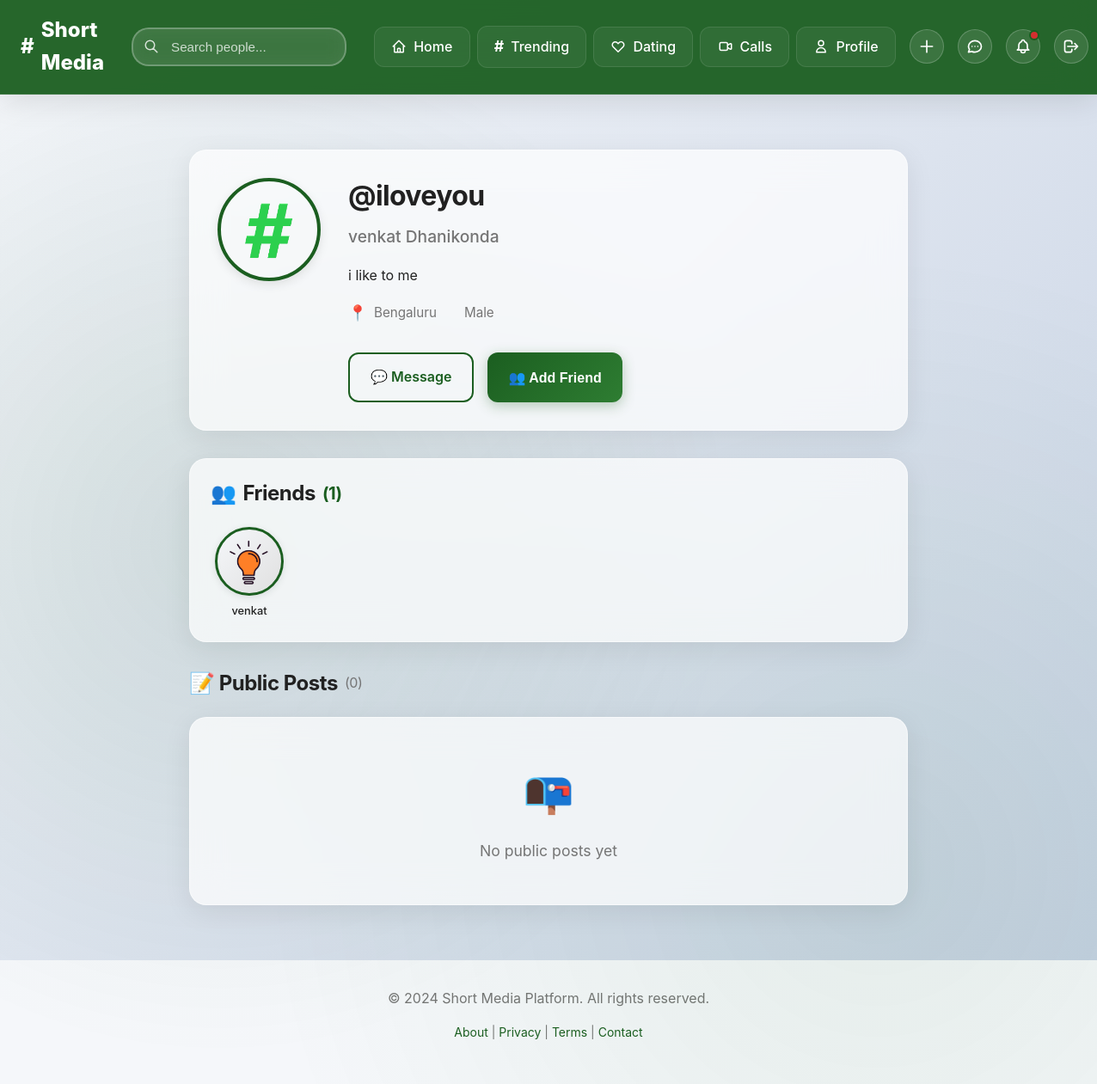
Screenshot of /users/iloveyou/ (signed in) with the database file from the repository.
### users/models.py (models this page shows, shortened)
class UserProfile(TimeStampedModel):
    user = models.OneToOneField(
        settings.AUTH_USER_MODEL,
        on_delete=models.CASCADE,
        related_name='profile'
    )
    bio = models.TextField(max_length=500, blank=True, default='')
    profile_picture = models.ImageField(
        upload_to='profile_pictures/',
        null=True,
        blank=True
    )
    date_of_birth = models.DateField(null=True, blank=True)
    gender = models.CharField(
        max_length=20,
        choices=[
            ('male', 'Male'),
            ('female', 'Female'),
            ('other', 'Other'),
            ('prefer_not_to_say', 'Prefer not to say'),
        ],
        blank=True,
        default=''
    )
    location = models.CharField(max_length=100, blank=True, default='')
    interests = models.JSONField(default=list, blank=True)
    relationship_status = models.CharField(
        max_length=20,
        choices=[
            ('single', 'Single'),
            ('in_relationship', 'In a Relationship'),
            ('engaged', 'Engaged'),
            ('married', 'Married'),
            ('complicated', 'It\'s Complicated'),
            ('open_relationship', 'In an Open Relationship'),
            ('prefer_not_to_say', 'Prefer not to say'),
        ],
        blank=True,
        default=''
    )
    blocked_users = models.ManyToManyField(
        settings.AUTH_USER_MODEL,
        related_name='blocked_by',
        blank=True
    )
    show_in_dating_search = models.BooleanField(default=True)  # Appear in dating search
    friends_list_privacy = models.CharField(
        max_length=20,
        choices=[
            ('PUBLIC', 'Public'),
            ('FRIENDS', 'Friends Only'),
            ('PRIVATE', 'Private'),
        ],
        default='PUBLIC'
    )
    dating_list_privacy = models.CharField(
        max_length=20,
        choices=[
            ('PUBLIC', 'Public'),
            ('FRIENDS', 'Friends Only'),
            ('PRIVATE', 'Private'),
        ],
        default='FRIENDS'
    )
    posts_count = models.IntegerField(default=0)
    followers_count = models.IntegerField(default=0)
    following_count = models.IntegerField(default=0)
    class Meta:
        db_table = 'user_profiles'
        verbose_name = 'User Profile'
        verbose_name_plural = 'User Profiles'
    def get_friends(self):
        from messaging.models import Friendship
        sent_friendships = Friendship.objects.filter(
            sender=self.user,
            status='ACCEPTED'
        ).select_related('receiver')
        received_friendships = Friendship.objects.filter(
            receiver=self.user,
            status='ACCEPTED'
        ).select_related('sender')
        friends = []
        for friendship in sent_friendships:
            friends.append(friendship.receiver)
        for friendship in received_friendships:
            friends.append(friendship.sender)
        return friends

class User(AbstractUser):
    email = models.EmailField(unique=True, db_index=True)
    username = models.CharField(max_length=50, unique=True, db_index=True)
    is_verified = models.BooleanField(default=False)
    is_online = models.BooleanField(default=False)
    last_seen = models.DateTimeField(null=True, blank=True)
    USERNAME_FIELD = 'email'
    REQUIRED_FIELDS = ['username']
    class Meta:
        db_table = 'users'
        verbose_name = 'User'
        verbose_name_plural = 'Users'
        ordering = ['-date_joined']

### messaging/models.py (models this page shows, shortened)
class Friendship(TimeStampedModel):
    STATUS_CHOICES = [
        ('PENDING', 'Pending'),
        ('ACCEPTED', 'Accepted'),
        ('REJECTED', 'Rejected'),
        ('BLOCKED', 'Blocked'),
    ]
    sender = models.ForeignKey(
        settings.AUTH_USER_MODEL,
        on_delete=models.CASCADE,
        related_name='sent_friend_requests'
    )
    receiver = models.ForeignKey(
        settings.AUTH_USER_MODEL,
        on_delete=models.CASCADE,
        related_name='received_friend_requests'
    )
    status = models.CharField(
        max_length=20,
        choices=STATUS_CHOICES,
        default='PENDING'
    )
    class Meta:
        db_table = 'friendships'
        verbose_name = 'Friendship'
        verbose_name_plural = 'Friendships'
        unique_together = ['sender', 'receiver']
        indexes = [
            models.Index(fields=['sender', 'status']),
            models.Index(fields=['receiver', 'status']),
        ]

### users/views.py (the view)
# urls.py: path('<str:username>/', views.user_profile_view, name='user_profile'),
@login_required
@require_http_methods(["GET"])
def user_profile_view(request, username):
    from django.contrib.auth import get_user_model
    from django.shortcuts import get_object_or_404
    from django.db.models import Q
    from posts.models import Post, PostVisibility
    from dating.models import MatchRequest, MatchStatus
    User = get_user_model()
    profile_user = get_object_or_404(User, username=username)
    posts = Post.objects.filter(
        author=profile_user,
        visibility=PostVisibility.PUBLIC
    ).order_by('-created_at')[:20]
    existing_request = MatchRequest.objects.filter(
        Q(sender=request.user, receiver=profile_user) |
        Q(sender=profile_user, receiver=request.user)
    ).first()
    user_liked_post_ids = list(request.user.likes.values_list('post_id', flat=True))
    context = {
        'profile_user': profile_user,
        'profile': profile_user.profile,
        'posts': posts,
        'user_liked_post_ids': user_liked_post_ids,
        'existing_request': existing_request,
        'is_own_profile': request.user == profile_user,
    }
    return render(request, 'users/user_profile.html', context)

### templates/users/user_profile.html (shortened to what this page needs)
{% extends 'base.html' %}
{% load static %}
{% block content %}
<div class="container" style="max-width: 900px; margin: 2rem auto;">
    <div class="card profile-header-card" style="margin-bottom: 2rem; padding: 1.5rem;">
        <div style="display: flex; align-items: start; gap: 2rem; flex-wrap: wrap;">
            <div style="flex-shrink: 0;">
                {% if profile.profile_picture %}
                <img src="{{ profile.profile_picture.url }}" alt="{{ profile_user.username }}" style="width: 120px; height: 120px; border-radius: 50%; object-fit: cover; border: 4px solid var(--primary-green); box-shadow: 0 4px 12px rgba(0,0,0,0.1);">
                {% endif %}
            </div>
            <div style="flex: 1; min-width: 300px;">
                <h1 style="margin: 0 0 0.75rem 0; font-size: 2rem; font-weight: 700;">
                    @{{ profile_user.username }}
                </h1>
                {% if profile_user.first_name or profile_user.last_name %}
                <p style="margin: 0 0 0.75rem 0; color: var(--text-secondary); font-size: 1.2rem; font-weight: 500;">
                    {{ profile_user.first_name }} {{ profile_user.last_name }}
                </p>
                {% endif %}
                {% if profile.bio %}
                <p style="margin: 1rem 0; line-height: 1.7; color: var(--text-primary); font-size: 1rem;">
                    {{ profile.bio }}
                </p>
                {% endif %}
                <div style="display: flex; gap: 2rem; flex-wrap: wrap; margin-top: 1rem; color: var(--text-secondary); font-size: 0.95rem;">
                    {% if profile.location %}
                    <div style="display: flex; align-items: center; gap: 0.5rem;">
                        <span style="font-size: 1.1rem;">📍</span>
                        <span>{{ profile.location }}</span>
                    </div>
                    {% endif %}
                    {% if profile.gender %}
                    <div style="display: flex; align-items: center; gap: 0.5rem;">
                        <span>{{ profile.get_gender_display }}</span>
                    </div>
                    {% endif %}
                </div>
                {% if not is_own_profile %}
                <div class="profile-actions" style="margin-top: 2rem; display: flex; gap: 0.75rem; flex-wrap: wrap;">
                    <a href="{% url 'messaging:conversation' profile_user.username %}" class="btn btn-outline">
                        💬 Message
                    </a>
                    <button class="btn btn-primary" id="friend-request-btn" data-username="{{ profile_user.username }}">
                        👥 Add Friend
                    </button>
                </div>
                {% endif %}
            </div>
        </div>
    </div>
    {% if is_own_profile or profile.friends_list_privacy == 'PUBLIC' %}
    <div class="card profile-section-card" style="margin-bottom: 2rem; padding: 1.5rem;">
        <h2 style="margin-bottom: 1.5rem; font-size: 1.5rem; font-weight: 700; display: flex; align-items: center; gap: 0.5rem;">
            <span>👥</span>
            <span>Friends</span>
            <span style="color: var(--primary-green); font-size: 1.25rem;">({{ profile.get_friends|length }})</span>
        </h2>
        <div class="profile-section-grid" style="display: flex; gap: 1rem; flex-wrap: wrap;">
            {% for friend in profile.get_friends %}
            <div class="profile-user-item" style="display: flex; flex-direction: column; align-items: center; width: 90px; position: relative;">
                <a href="{% url 'users:user_profile' friend.username %}" style="text-decoration: none; color: inherit; display: flex; flex-direction: column; align-items: center; transition: transform 0.2s;">
                    <div class="profile-user-avatar" style="width: 70px; height: 70px; border-radius: 50%; background: linear-gradient(135deg, var(--secondary-gray-light), #e0e0e0); display: flex; align-items: center; justify-content: center; font-size: 1.8rem; overflow: hidden; border: 3px solid var(--primary-green); box-shadow: 0 2px 8px rgba(0,0,0,0.1); transition: all 0.2s;">
                        {% if friend.profile.profile_picture %}
                        <img src="{{ friend.profile.profile_picture.url }}" alt="{{ friend.username }}" style="width: 100%; height: 100%; object-fit: cover;">
                        {% else %}
                        {{ friend.username|first|upper }}
                        {% endif %}
                    </div>
                    <span class="profile-user-name" style="font-size: 0.8rem; margin-top: 0.5rem; text-align: center; word-wrap: break-word; font-weight: 500; max-width: 90px; overflow: hidden; text-overflow: ellipsis;">{{ friend.username }}</span>
                </a>
            </div>
            {% empty %}
            <div style="text-align: center; padding: 2rem; width: 100%; color: var(--text-secondary);">
                <div style="font-size: 3rem; margin-bottom: 0.5rem;">👥</div>
                <p style="margin: 0; font-size: 1.1rem;">No friends yet</p>
            </div>
            {% endfor %}
        </div>
    </div>
    {% endif %}
    <div>
        <h2 style="margin-bottom: 1.5rem; font-size: 1.5rem; display: flex; align-items: center; gap: 0.5rem;">
            📝 Public Posts
            <span style="color: var(--text-secondary); font-size: 1rem; font-weight: 400;">
                ({{ posts|length }})
            </span>
        </h2>
        {% if posts %}
            <div style="display: flex; flex-direction: column; gap: 1.5rem;">
                {% for post in posts %}
                <div class="post-card card">
                    <div class="post-header" style="display: flex; align-items: center; gap: 0.75rem; padding: 1rem; border-bottom: 1px solid var(--secondary-gray-light);">
                        {% if profile.profile_picture %}
                        <img src="{{ profile.profile_picture.url }}" alt="{{ profile_user.username }}" style="width: 40px; height: 40px; border-radius: 50%; object-fit: cover;">
                        {% else %}
                        <div style="width: 40px; height: 40px; border-radius: 50%; background: var(--primary-green); display: flex; align-items: center; justify-content: center; color: white; font-weight: 600;">
                            {{ profile_user.username|first|upper }}
                        </div>
                        {% endif %}
                        <div style="flex: 1;">
                            <div style="font-weight: 600;">@{{ profile_user.username }}</div>
                            <div style="font-size: 0.875rem; color: var(--text-secondary);">{{ post.created_at|timesince }} ago</div>
                        </div>
                    </div>
                    <div class="post-content" style="padding: 1rem;">
                        {% if post.content %}
                        <p style="margin: 0 0 1rem 0; white-space: pre-wrap; line-height: 1.6;">{{ post.content }}</p>
                        {% endif %}
                        {% if post.post_type == 'IMAGE' and post.imagepost.image %}
                        <img src="{{ post.imagepost.image.url }}" alt="Post image" style="width: 100%; border-radius: 8px; margin-bottom: 0.5rem;">
                        {% elif post.post_type == 'VIDEO' and post.videopost.video %}
                        <video controls style="width: 100%; border-radius: 8px; margin-bottom: 0.5rem;">
                            <source src="{{ post.videopost.video.url }}" type="video/mp4">
                            Your browser does not support the video tag.
                        </video>
                        {% endif %}
                    </div>
                    <div style="padding: 0.5rem 1rem; border-top: 1px solid var(--secondary-gray-light); display: flex; align-items: center; gap: 1rem; font-size: 0.875rem; color: var(--text-secondary);">
                        <span class="hash-count" style="font-weight: 600; color: var(--primary-green);">
                            {% if post.likes_count >= 1000 %}
                                {{ post.likes_count|floatformat:0|slice:":-3" }}k
                            {% else %}
                                {{ post.likes_count }}
                            {% endif %}
                        </span>
                        <span>{{ post.comments_count }} comment{{ post.comments_count|pluralize }}</span>
                        <span>{{ post.views_count }} view{{ post.views_count|pluralize }}</span>
                    </div>
                    <div class="post-actions" style="padding: 0.75rem 1rem; border-top: 1px solid var(--secondary-gray-light); display: flex; gap: 1.5rem;">
                        <button class="hash-btn btn btn-text" data-post-id="{{ post.id }}" style="font-size: 1.5rem; {% if post.id in user_liked_post_ids %}color: var(--primary-green);{% endif %}">
                            #
                        </button>
                        <a href="{% url 'posts:post_detail' post.id %}" class="btn btn-text" style="font-size: 1.5rem; text-decoration: none;">
                            💬
                        </a>
                        <button class="share-btn btn btn-text" data-post-id="{{ post.id }}" style="font-size: 1.5rem;">
                            ➤
                        </button>
                    </div>
                </div>
                {% endfor %}
            </div>
        {% else %}
            <div class="card" style="text-align: center; padding: 3rem 1rem; color: var(--text-secondary);">
                <div style="font-size: 3rem; margin-bottom: 1rem;">📭</div>
                <p style="font-size: 1.1rem; margin: 0;">No public posts yet</p>
            </div>
        {% endif %}
    </div>
</div>
{% endblock %}

### static/css/mobile.css (style rules this page uses)
.card { animation: slideUp 0.4s cubic-bezier(0.4, 0, 0.2, 1); }

### rows the page displays
UserProfile: profile_picture (picture), bio "i like to me", location "Bengaluru", gender "Male", get_friends|length "1"
User: username "iloveyou", first_name "venkat", last_name "Dhanikonda"
User: profile.profile_picture (picture), username "venkat"

### other values shown
{{ posts|length }} "0"
